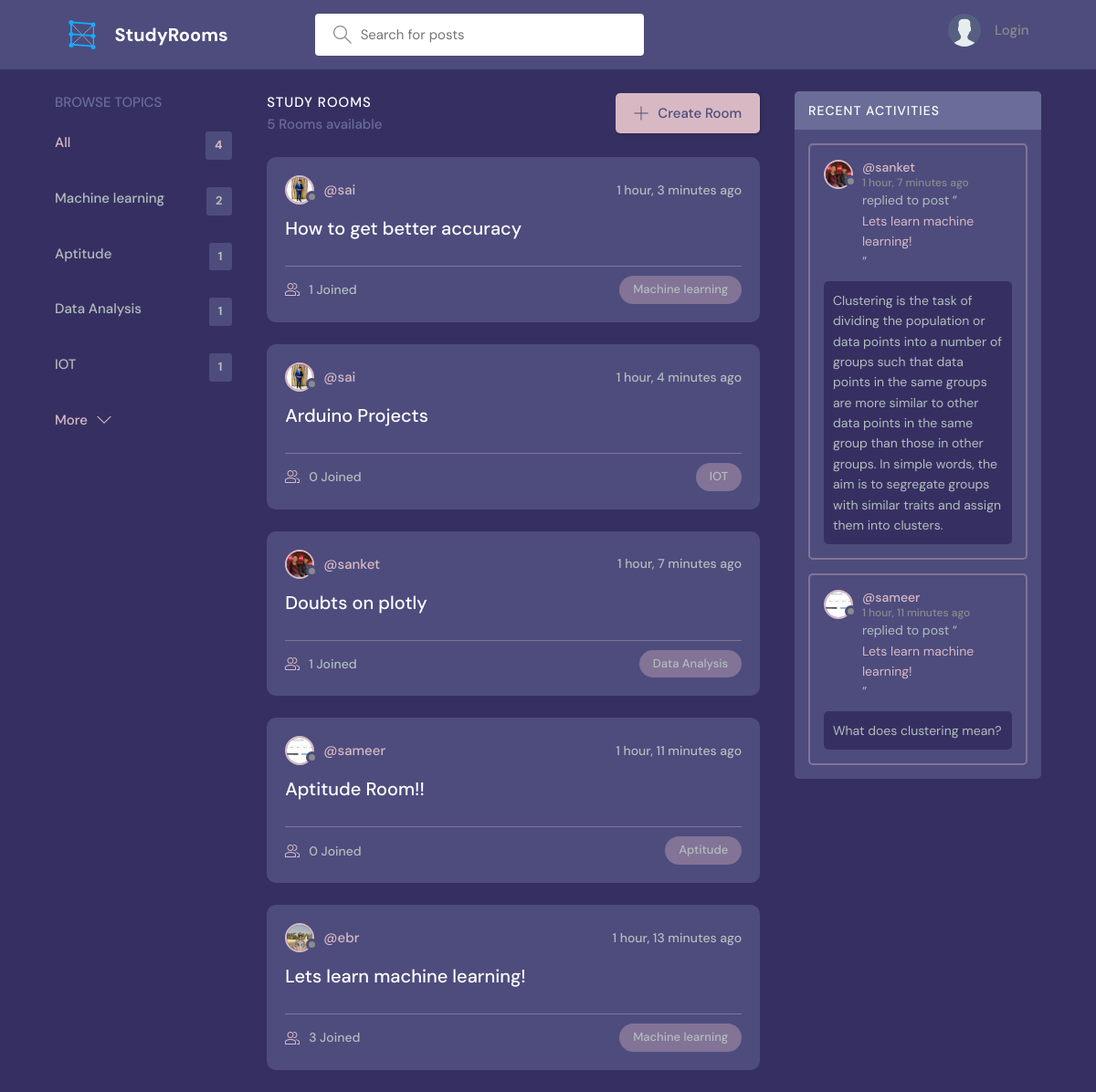
The page / on the database its author committed.
### base/models.py (models this page shows, shortened)
class Topic(models.Model):
    name = models.CharField(max_length=200)

class Room(models.Model):
    host = models.ForeignKey(User, on_delete=models.SET_NULL, null=True)
    topic = models.ForeignKey(Topic, on_delete=models.SET_NULL, null=True)
    name = models.CharField(max_length=200)
    description = models.TextField(null=True, blank=True)
    participants = models.ManyToManyField(
        User, related_name='participants', blank=True)
    updated = models.DateTimeField(auto_now=True)
    created = models.DateTimeField(auto_now_add=True)
    class Meta:
        ordering = ['-updated', '-created']
    def __str__(self):
        return self.name

class User(AbstractUser):
    name = models.CharField(max_length=200, null=True)
    email = models.EmailField(unique=True, null=True)
    bio = models.TextField(null=True)
    avatar = models.ImageField(null=True, default="avatar.svg")
    USERNAME_FIELD = 'email'
    REQUIRED_FIELDS = []

class Message(models.Model):
    user = models.ForeignKey(User, on_delete=models.CASCADE)
    room = models.ForeignKey(Room, on_delete=models.CASCADE)
    body = models.TextField()
    updated = models.DateTimeField(auto_now=True)
    created = models.DateTimeField(auto_now_add=True)
    class Meta:
        ordering = ['-updated', '-created']

### base/views.py (the view)
# urls.py: path('', views.home, name="home"),
def home(request):
    q = request.GET.get('q') if request.GET.get('q') != None else ''
    rooms = Room.objects.filter(
        Q(topic__name__icontains=q) |
        Q(name__icontains=q) |
        Q(description__icontains=q)
    )
    topics = Topic.objects.all()[0:5]
    room_count = rooms.count()
    room_messages = Message.objects.filter(
        Q(room__topic__name__icontains=q))[0:3]
    context = {'rooms': rooms, 'topics': topics,
               'room_count': room_count, 'room_messages': room_messages}
    return render(request, 'base/home.html', context)

### base/templates/base/home.html (shortened to what this page needs)
{% extends 'main.html' %}
{% block content %}
<main class="layout layout--3">
  <div class="container">
    {% include 'base/topics_component.html' %}
    <div class="roomList">
      <div class="roomList__header">
        <div>
          <h2>Study Rooms</h2>
          <p>{{room_count}} Rooms available</p>
        </div>
        <a class="btn btn--main" href="{% url 'create-room' %}">
          <svg version="1.1" xmlns="http://www.w3.org/2000/svg" width="32" height="32" viewBox="0 0 32 32">
            <title>add</title>
            <path
              d="M16.943 0.943h-1.885v14.115h-14.115v1.885h14.115v14.115h1.885v-14.115h14.115v-1.885h-14.115v-14.115z">
            </path>
          </svg>
          Create Room
        </a>
      </div>
      {% include 'base/feed_component.html' %}
    </div>
    {% include 'base/activity_component.html' %}
  </div>
</main>
{% endblock %}

### base/templates/base/topics_component.html
<div class="topics">
    <div class="topics__header">
        <h2>Browse Topics</h2>
    </div>
    <ul class="topics__list">
        <li>
            <a href="{% url 'home' %}" class="active">All <span>{{topics.count}}</span></a>
        </li>
        {% for topic in topics %}
        <li>
            <a href="{% url 'home' %}?q={{topic.name}}">{{topic.name}}<span>{{topic.room_set.all.count}}</span></a>
        </li>
        {% endfor %}
    </ul>
    <a class="btn btn--link" href="{% url 'topics' %}">
        More
        <svg version="1.1" xmlns="http://www.w3.org/2000/svg" width="32" height="32" viewBox="0 0 32 32">
            <title>chevron-down</title>
            <path d="M16 21l-13-13h-3l16 16 16-16h-3l-13 13z"></path>
        </svg>
    </a>
</div>

### base/templates/base/feed_component.html (shortened to what this page needs)
{% for room in rooms %}
<div class="roomListRoom">
    <div class="roomListRoom__header">
        <a href="{% url 'user-profile' room.host.id %}" class="roomListRoom__author">
            <div class="avatar avatar--small">
                <img src="{{room.host.avatar.url}}" />
            </div>
            <span>@{{room.host.username}}</span>
        </a>
        <div class="roomListRoom__actions">
            <span>{{room.created|timesince}} ago</span>
        </div>
    </div>
    <div class="roomListRoom__content">
        <a href="{% url 'room' room.id %}">{{room.name}}</a>
    </div>
    <div class="roomListRoom__meta">
        <a href="{% url 'room' room.id %}" class="roomListRoom__joined">
            {{room.participants.all.count}} Joined
        </a>
        <p class="roomListRoom__topic">{{room.topic.name}}</p>
    </div>
</div>
{% endfor %}

### base/templates/base/activity_component.html (shortened to what this page needs)
<div class="activities">
    <div class="activities__header">
        <h2>Recent Activities</h2>
    </div>
    {% for message in room_messages %}
    <div class="activities__box">
        <div class="activities__boxHeader roomListRoom__header">
            <a href="{% url 'user-profile' message.user.id %}" class="roomListRoom__author">
                <div class="avatar avatar--small">
                    <img src="{{message.user.avatar.url}}" />
                </div>
                <p>
                    @{{message.user.username}}
                    <span>{{message.created|timesince}} ago</span>
                </p>
            </a>
        </div>
        <div class="activities__boxContent">
            <p>replied to post “<a href="{% url 'room' message.room.id %}">{{message.room}}</a>”</p>
            <div class="activities__boxRoomContent">{{message.body}}</div>
        </div>
    </div>
    {% endfor %}
</div>

### rows shown on the page
Topic: name "Machine learning", room_set.all.count "2"
Topic: name "Aptitude", room_set.all.count "1"
Topic: name "Data Analysis", room_set.all.count "1"
Topic: name "IOT", room_set.all.count "1"
Room: host.avatar (picture), host.username "sai", created "1 hour, 3 minutes", name "How to get better accuracy", participants.all.count "1", topic.name "Machine learning"
Room: host.avatar (picture), host.username "sai", created "1 hour, 4 minutes", name "Arduino Projects", participants.all.count "0", topic.name "IOT"
Room: host.avatar (picture), host.username "sanket", created "1 hour, 7 minutes", name "Doubts on plotly", participants.all.count "1", topic.name "Data Analysis"
Room: host.avatar (picture), host.username "sameer", created "1 hour, 11 minutes", name "Aptitude Room!!", participants.all.count "0", topic.name "Aptitude"
Room: host.avatar (picture), host.username "ebr", created "1 hour, 13 minutes", name "Lets learn machine learning!", participants.all.count "3", topic.name "Machine learning"
Message: user.avatar (picture), user.username "sanket", created "1 hour, 7 minutes", room "Lets learn machine learning!", body "Clustering is the task of dividing the population or data points into a number of groups such that data points in the same groups are more similar to other data points in the same group than those in other groups. In simple words, the aim is to segregate groups with similar traits and assign them into clusters."
Message: user.avatar (picture), user.username "sameer", created "1 hour, 11 minutes", room "Lets learn machine learning!", body "What does clustering mean?"

### other values the page prints
{{ topics.count }} "4"
{{ room_count }} "5"
